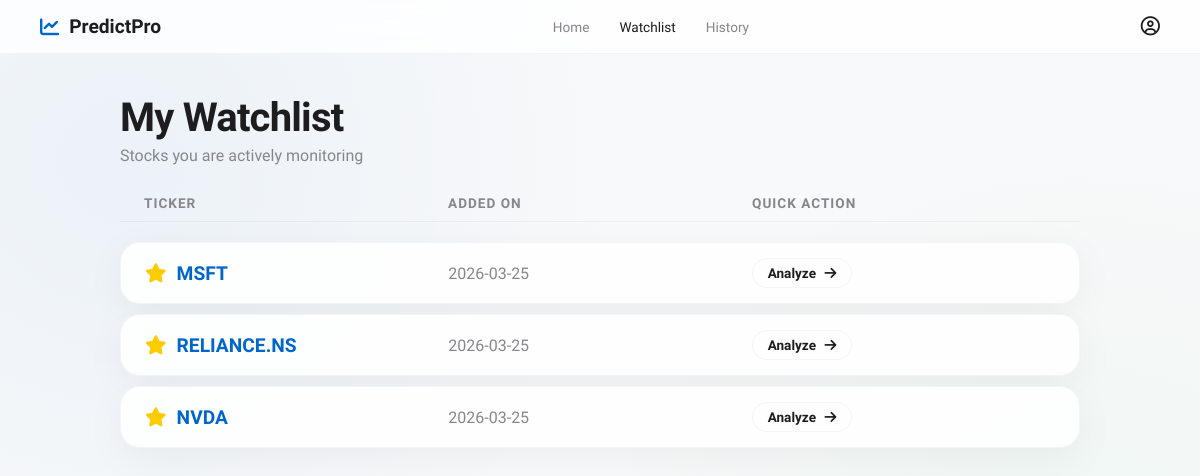
Screenshot of /watchlist with the database file from the repository.
### database.py (models this page shows)
class BaseModel(Model):
    class Meta:
        database = db

class WatchlistItem(BaseModel):
    ticker = CharField(unique=True)
    added_at = DateTimeField(default=datetime.now)

### app.py (the view)
@app.route('/watchlist')
def watchlist():
    db.connect(reuse_if_open=True)
    items = WatchlistItem.select().order_by(WatchlistItem.added_at.desc())
    watchlist_data = [{"ticker": item.ticker, "added": item.added_at.strftime('%Y-%m-%d')} for item in items]
    db.close()
    return render_template('watchlist.html', items=watchlist_data)

### templates/watchlist.html (shortened to what this page needs)
<!DOCTYPE html>
<html lang="en">
<head>
    <link rel="stylesheet" href="{{ url_for('static', filename='style.css') }}">
    <link rel="stylesheet" href="https://cdnjs.cloudflare.com/ajax/libs/font-awesome/6.4.0/css/all.min.css">
</head>
<body>
    <nav class="navbar">
        <div class="nav-logo" style="color: var(--accent-blue); display: flex; align-items: center; gap: 10px;">
            <i class="fa-solid fa-chart-line"></i>
            <span style="font-weight: 700; font-size: 1.2rem; color: var(--text-primary);">PredictPro</span>
        </div>
        <div class="nav-links">
            <a href="/">Home</a>
            <a href="/watchlist" class="active">Watchlist</a>
            <a href="/history">History</a>
        </div>
        <div class="nav-profile"><i class="fa-regular fa-user-circle"></i></div>
    </nav>
    <main class="page-container fade-in">
        <h1 class="page-title">My Watchlist</h1>
        <p class="page-subtitle">Stocks you are actively monitoring</p>
        {% if items %}
            <div class="grid-table">
                <div class="grid-header">
                    <div>Ticker</div>
                    <div>Added On</div>
                    <div>Quick Action</div>
                </div>
                {% for item in items %}
                    <div class="grid-row glass-widget">
                        <div style="font-weight: 700; font-size: 1.2rem; color: var(--accent-blue);">
                            <i class="fa-solid fa-star" style="color: #ffcc00; margin-right: 10px;"></i>{{ item.ticker }}
                        </div>
                        <div style="color: var(--text-secondary);">{{ item.added }}</div>
                        <div>
                            <a href="/?ticker={{ item.ticker }}" style="text-decoration: none;">
                                <button class="secondary-btn" style="padding: 6px 15px; font-size: 0.85rem;">
                                    Analyze <i class="fa-solid fa-arrow-right" style="margin-left: 5px;"></i>
                                </button>
                            </a>
                        </div>
                    </div>
                {% endfor %}
            </div>
        {% endif %}
    </main>
</body>
</html>

### static/style.css (style rules this page uses)
:root { --bg-main: #f8f9fa; --text-primary: #1d1d1f; --text-secondary: #86868b; --accent-blue: #0066cc; --accent-hover: #0077ed; --card-bg: rgba(255, 255, 255, 0.85); --card-border: rgba(0, 0, 0, 0.04); --card-shadow: 0 10px 40px rgba(0, 0, 0, 0.05); --success: #34c759; --success-bg: rgba(52, 199, 89, 0.1); --danger: #ff3b30; --danger-bg: rgba(255, 59, 48, 0.1); --warning: #ffcc00; }
* { box-sizing: border-box; margin: 0; padding: 0; }
body { background-color: var(--bg-main); color: var(--text-primary); font-family: 'SF Pro Display', 'Inter', -apple-system, BlinkMacSystemFont, sans-serif; min-height: 100vh; display: flex; flex-direction: column; overflow-x: hidden; background-image: radial-gradient(circle at 10% 20%, rgba(0, 102, 204, 0.05) 0%, transparent 40%), radial-gradient(circle at 90% 80%, rgba(52, 199, 89, 0.05) 0%, transparent 40%); }
.navbar { display: flex; justify-content: space-between; align-items: center; padding: 15px 40px; background: rgba(255, 255, 255, 0.8); backdrop-filter: saturate(180%) blur(20px); -webkit-backdrop-filter: blur(20px); border-bottom: 1px solid var(--card-border); position: sticky; top: 0; z-index: 100; }
.nav-links { display: flex; gap: 30px; }
.nav-links a { text-decoration: none; color: var(--text-secondary); font-size: 0.85rem; font-weight: 500; transition: color 0.2s; }
.nav-links a:hover, .nav-links a.active { color: var(--text-primary); }
.nav-logo, .nav-profile { font-size: 1.2rem; color: var(--text-primary); cursor: pointer; }
.glass-widget { background: var(--card-bg); backdrop-filter: blur(20px); -webkit-backdrop-filter: blur(20px); border: 1px solid var(--card-border); border-radius: 20px; box-shadow: var(--card-shadow); padding: 24px; }
.fade-in { animation: slideUp 0.6s cubic-bezier(0.16, 1, 0.3, 1) forwards; }
.page-container { max-width: 1000px; margin: 40px auto; padding: 0 20px; width: 100%; flex: 1; }
.page-title { font-size: 2.5rem; letter-spacing: -0.02em; margin-bottom: 5px; }
.page-subtitle { color: var(--text-secondary); margin-bottom: 30px; }
.grid-table { display: flex; flex-direction: column; gap: 10px; width: 100%; }
.grid-header { display: grid; grid-template-columns: 1fr 1fr 1fr; padding: 0 24px 10px 24px; color: var(--text-secondary); font-size: 0.85rem; font-weight: 600; text-transform: uppercase; letter-spacing: 1px; border-bottom: 1px solid var(--card-border); margin-bottom: 10px; }
.grid-row { display: grid; grid-template-columns: 1fr 1fr 1fr; align-items: center; padding: 15px 24px; transition: transform 0.2s; }
.secondary-btn { background: transparent; border: 1px solid var(--card-border); color: var(--text-primary); padding: 8px 16px; border-radius: 20px; font-size: 0.9rem; font-weight: 600; font-family: inherit; cursor: pointer; transition: all 0.2s; }

### rows the page displays
WatchlistItem: ticker "MSFT", added "2026-03-25"
WatchlistItem: ticker "RELIANCE.NS", added "2026-03-25"
WatchlistItem: ticker "NVDA", added "2026-03-25"
